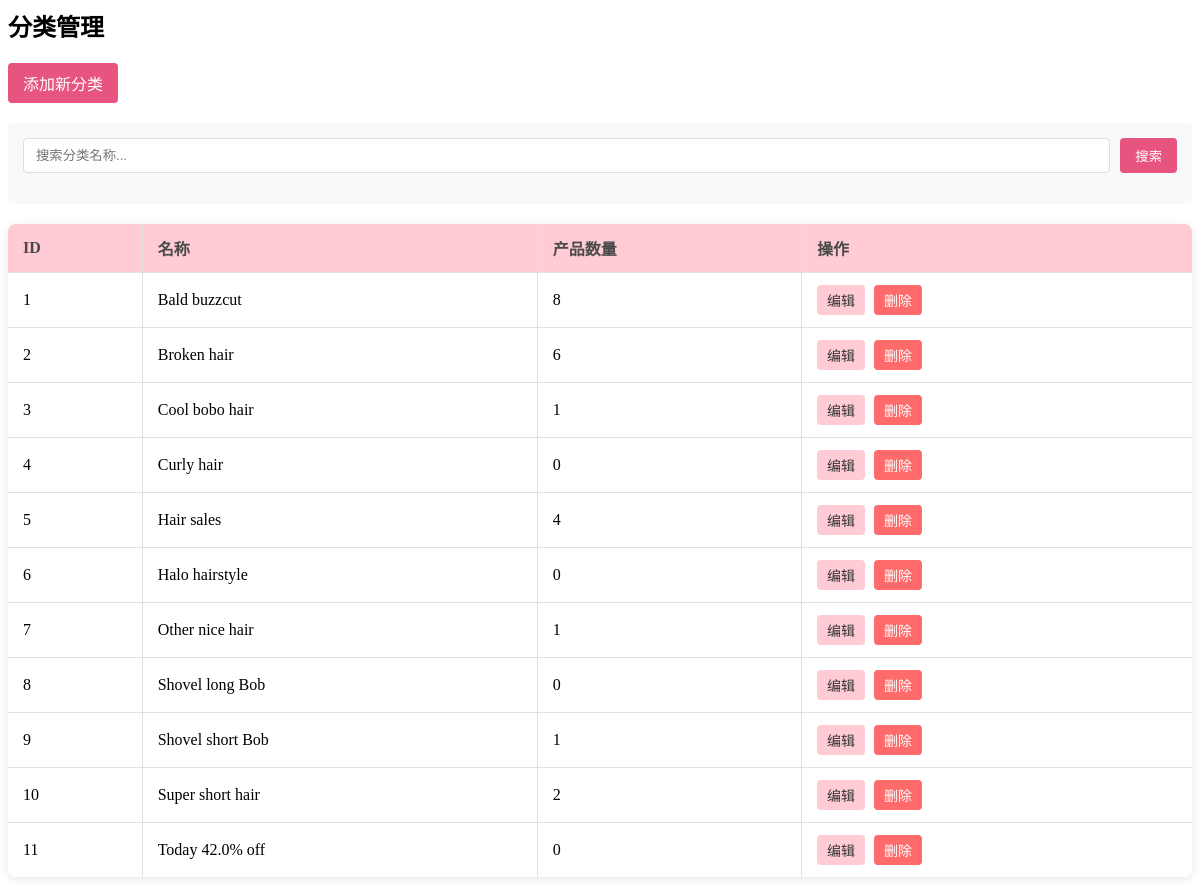
The app's page /admin/categories.php with its own data.
### tables this page shows
CREATE TABLE `categories` (
  `id` int(11) NOT NULL AUTO_INCREMENT,
  `name` varchar(100) NOT NULL,
  PRIMARY KEY (`id`),
  UNIQUE KEY `unique_name` (`name`)
);

### admin/categories.php (the view, shortened to what this page needs)
<?php
$error_message = '';
$formAction = $_GET['action'] ?? '';
$categoryId = isset($_GET['id']) ? intval($_GET['id']) : 0;
$formTitle = '';
$formName = '';
$formSubmitLabel = '';
$categories = [];
$search_term = '';
$sql = "SELECT c.id, c.name, COUNT(p.id) as products_count
        FROM categories c
        LEFT JOIN products p ON c.id = p.category_id";
$sql .= " GROUP BY c.id
        ORDER BY c.id ASC";
$result = mysqli_query($conn, $sql);
if ($result) {
    while ($row = mysqli_fetch_assoc($result)) {
        $categories[] = $row;
    }
}
?>
<div class="admin-content">
<h2>分类管理</h2>
    <?php if (!empty($error_message)): ?>
    <div class="alert alert-danger"><?php echo $error_message; ?></div>
    <?php endif; ?>    <?php if ($formAction === 'add' || $formAction === 'edit'): ?>
    <div class="category-form">
    <h3><?php echo $formTitle; ?></h3>
        <form method="post" action="admin.php?page=categories<?php echo ($formAction === 'edit' && $categoryId) ? '&action=edit&id=' . $categoryId : ''; ?>">
            <?php if ($formAction === 'edit' && $categoryId): ?>
            <input type="hidden" name="category_id" value="<?php echo $categoryId; ?>">
            <?php endif; ?>
    <div class="form-group">
        <label for="category_name">分类名称:</label>
                <input type="text" id="category_name" name="category_name" value="<?php echo htmlspecialchars($formName); ?>" required>
    </div>
                <div class="form-buttons">
                <button type="submit" name="submit_category" value="1" class="btn-submit" style="background-color: #ffccd5 !important; color: #333 !important;"><?php echo $formSubmitLabel; ?></button>
                <a href="admin.php?page=categories" class="btn-cancel">取消</a>
            </div>
        </form>
    </div>
<?php else: ?>
    <div class="action-buttons">
        <a href="admin.php?page=categories&action=add" class="add-button">添加新分类</a>
</div>
<div class="search-container">
    <form action="admin.php" method="get" class="search-form">
        <div class="search-inputs">
            <input type="text" name="search" placeholder="搜索分类名称..." value="<?php echo htmlspecialchars($search_term); ?>">
            <button type="submit" class="search-button">搜索</button>
        </div>
    </form>
</div>
    <table class="data-table">
    <thead>
        <tr>
            <th>ID</th>
            <th>名称</th>
            <th>产品数量</th>
            <th>操作</th>
        </tr>
    </thead>
    <tbody>
            <?php if (empty($categories)): ?>
            <tr>
                <td colspan="4" class="no-data">暂无分类数据</td>
            </tr>
            <?php else: ?>
        <?php foreach ($categories as $category): ?>
        <tr>
            <td><?php echo $category['id']; ?></td>
                <td><?php echo htmlspecialchars($category['name']); ?></td>
            <td><?php echo $category['products_count']; ?></td>
                <td class="actions">
                    <a href="admin.php?page=categories&action=edit&id=<?php echo $category['id']; ?>" class="edit-button">编辑</a>
                    <a href="admin.php?page=categories&action=delete&id=<?php echo $category['id']; ?>" class="delete-button" onclick="return confirm('确定要删除这个分类吗？\n该分类下的产品将被移动到未分类，\n该分类的所有附加分类关系也会被删除。');">删除</a>
            </td>
        </tr>
        <?php endforeach; ?>
            <?php endif; ?>
    </tbody>
</table>
<?php endif; ?>
</div>
<link rel="stylesheet" href="css/data-table.css">

### admin/css/data-table.css (style rules this page uses)
.data-table { width: 100%; border-collapse: collapse; margin-top: 20px; background-color: #fff; box-shadow: 0 2px 10px rgba(0,0,0,0.1); border-radius: 8px; overflow: hidden; }
.data-table th, .data-table td { padding: 12px 15px; text-align: left; border-bottom: 1px solid #e0e0e0; border-right: 1px solid #e0e0e0; }
.data-table th:last-child, .data-table td:last-child { border-right: none; }
.data-table th { background-color: #f8f8f8; font-weight: 600; color: #4A4A4A; }
.data-table tr:last-child td { border-bottom: none; }

### admin/categories.php (style rules this page uses)
.data-table th { background-color: #ffccd5; position: sticky; top: 0; z-index: 10; }
.actions { white-space: nowrap; }
.edit-button, .delete-button { display: inline-block; padding: 5px 10px; border-radius: 4px; text-decoration: none; margin-right: 5px; font-size: 14px; }
.edit-button { background-color: #ffccd5; color: #333; }
.delete-button { background-color: #ff6b6b; color: white; }
.add-button { display: inline-block; padding: 8px 15px; background-color: #e75480; color: white; text-decoration: none; border-radius: 4px; margin-bottom: 20px; }
.search-container { margin-bottom: 20px; background-color: #f8f9fa; padding: 15px; border-radius: 5px; }
.search-form { display: flex; flex-direction: column; }
.search-inputs { display: flex; gap: 10px; flex-wrap: wrap; }
.search-inputs input[type="text"] { flex: 1; min-width: 200px; padding: 8px 12px; border: 1px solid #ddd; border-radius: 4px; }
.search-button { background-color: #e75480; color: white; border: none; padding: 8px 15px; border-radius: 4px; cursor: pointer; }

### records on screen
categories: id "1", name "Bald buzzcut", products_count "8"
categories: id "2", name "Broken hair", products_count "6"
categories: id "3", name "Cool bobo hair", products_count "1"
categories: id "4", name "Curly hair", products_count "0"
categories: id "5", name "Hair sales", products_count "4"
categories: id "6", name "Halo hairstyle", products_count "0"
categories: id "7", name "Other nice hair", products_count "1"
categories: id "8", name "Shovel long Bob", products_count "0"
categories: id "9", name "Shovel short Bob", products_count "1"
categories: id "10", name "Super short hair", products_count "2"
categories: id "11", name "Today 42.0% off", products_count "0"
